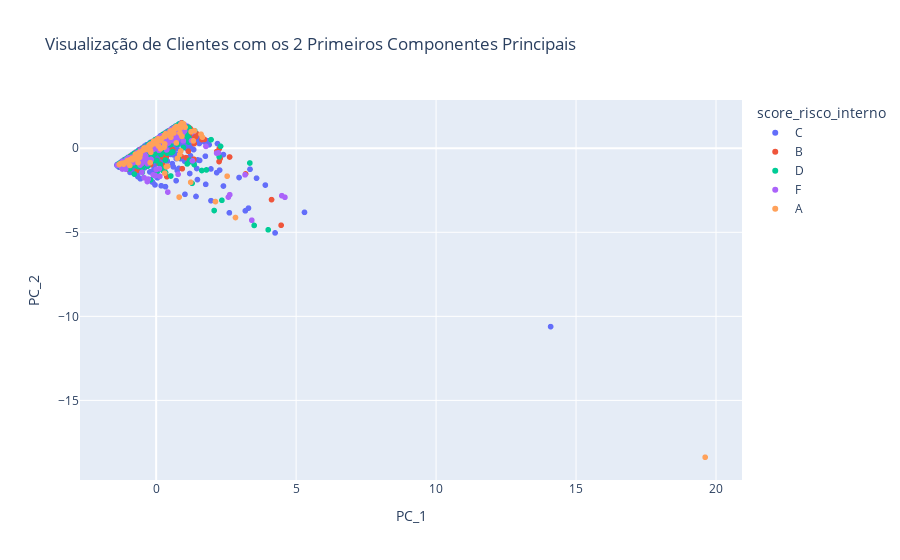

Write notebook code for a chart like this one.
### Code cell
import pandas as pd
import numpy as np
from sklearn.preprocessing import StandardScaler
from sklearn.decomposition import PCA
import plotly.express as px

# --- 1. SIMULAR UMA BASE DE DADOS COMO A SUA ---
# (Esta parte apenas cria um DataFrame para o exemplo)
# num_amostras = 1000
# dados = {
#     'id_cliente': range(1, num_amostras + 1),
#     'valor_divida_mil': np.random.lognormal(mean=3.5, sigma=1.5, size=num_amostras).round(2),
#     'tempo_inadimplencia_dias': np.random.randint(30, 1800, size=num_amostras),
#     'porte_cliente': np.random.choice(['Pequeno', 'Médio', 'Grande'], size=num_amostras, p=[0.5, 0.4, 0.1]),
#     'ramo_atuacao_cliente': np.random.choice(['Produtor', 'Cooperativa', 'Distribuidor', 'Indústria'], size=num_amostras),
#     'score_risco_interno': np.random.choice(['A', 'B', 'C', 'D', 'F'], size=num_amostras),
#     'regiao': np.random.choice(['Sul', 'Sudeste', 'Centro-Oeste', 'Nordeste', 'Norte'], size=num_amostras)
# }
# df = pd.DataFrame(dados)

df = pd.read_csv("prospects_para_avaliar.csv")


# --- 2. PRÉ-PROCESSAMENTO ---

# Separar colunas numéricas e categóricas
df_features = df.drop('id_cliente', axis=1)
colunas_numericas = ['valor_divida_mil', 'tempo_inadimplencia_dias']
colunas_categoricas = ['porte_cliente', 'ramo_atuacao_cliente', 'score_risco_interno', 'regiao']

# One-Hot Encoding para as colunas categóricas
df_categoricas_encoded = pd.get_dummies(df_features[colunas_categoricas])

# Escalonamento (Standardization) para as colunas numéricas
scaler = StandardScaler()
df_numericas_scaled = pd.DataFrame(scaler.fit_transform(df_features[colunas_numericas]), columns=colunas_numericas)

# Juntar as features processadas em um único DataFrame
df_processado = pd.concat([df_numericas_scaled, df_categoricas_encoded], axis=1)

print("Formato dos dados após pré-processamento:", df_processado.shape)
print("Amostra dos dados prontos para o PCA:")
print(df_processado.head())


# --- 3. APLICANDO O PCA ---

# Instanciar o PCA. n_components define quantos componentes queremos.
# Se deixarmos em branco, ele calcula todos os possíveis.
pca = PCA()

# Aplicar o PCA aos dados processados
componentes_principais = pca.fit_transform(df_processado)

# Criar um DataFrame com os componentes principais
df_pca = pd.DataFrame(data = componentes_principais, columns = [f'PC_{i+1}' for i in range(df_processado.shape[1])])

print("\n--- Resultado do PCA ---")
print(df_pca.head())


# --- 4. ANALISANDO O RESULTADO ---

# O atributo 'explained_variance_ratio_' nos diz quanto da variância
# total dos dados cada componente principal consegue explicar.
variancia_explicada = pca.explained_variance_ratio_
variancia_acumulada = np.cumsum(variancia_explicada)

print(f"\nVariância explicada por cada componente: {np.round(variancia_explicada, 3)}")
print(f"Variância acumulada: {np.round(variancia_acumulada, 3)}")

# Geralmente, escolhemos o número de componentes que explica 95% da variância.
n_componentes_95 = np.where(variancia_acumulada >= 0.95)[0][0] + 1
print(f"\nNúmero de componentes para explicar 95% da variância: {n_componentes_95}")


# --- 5. VISUALIZAÇÃO COM OS DOIS PRIMEIROS COMPONENTES ---

# Adicionar os dois primeiros componentes ao DataFrame original para colorir o gráfico
df['PC_1'] = df_pca['PC_1']
df['PC_2'] = df_pca['PC_2']

# Criar um gráfico de dispersão interativo
fig = px.scatter(
    df,
    x='PC_1',
    y='PC_2',
    color='score_risco_interno', # Colorir os pontos pelo score de risco
    hover_data=['id_cliente', 'valor_divida_mil'],
    title='Visualização de Clientes com os 2 Primeiros Componentes Principais'
)
fig.show()

### Figure 1 — Plotly figure (JSON) as saved in the notebook; plotly's stock layout.template omitted (floating-point values rounded to 4 significant figures; data arrays with more than 128 entries replaced by an {"elided": "..."} marker saying what was removed)
{"data": [{"customdata": {"elided": "1036x2 float values"}, "hovertemplate": "score_risco_interno=C<br>PC_1=%{x}<br>PC_2=%{y}<br>id_cliente=%{customdata[0]}<br>valor_divida_mil=%{customdata[1]}<extra></extra>", "legendgroup": "C", "marker": {"color": "#636efa", "symbol": "circle"}, "mode": "markers", "name": "C", "showlegend": true, "type": "scattergl", "x": {"elided": "1036 float values"}, "xaxis": "x", "y": {"elided": "1036 float values"}, "yaxis": "y"}, {"customdata": {"elided": "277x2 float values"}, "hovertemplate": "score_risco_interno=B<br>PC_1=%{x}<br>PC_2=%{y}<br>id_cliente=%{customdata[0]}<br>valor_divida_mil=%{customdata[1]}<extra></extra>", "legendgroup": "B", "marker": {"color": "#EF553B", "symbol": "circle"}, "mode": "markers", "name": "B", "showlegend": true, "type": "scattergl", "x": {"elided": "277 float values"}, "xaxis": "x", "y": {"elided": "277 float values"}, "yaxis": "y"}, {"customdata": {"elided": "391x2 float values"}, "hovertemplate": "score_risco_interno=D<br>PC_1=%{x}<br>PC_2=%{y}<br>id_cliente=%{customdata[0]}<br>valor_divida_mil=%{customdata[1]}<extra></extra>", "legendgroup": "D", "marker": {"color": "#00cc96", "symbol": "circle"}, "mode": "markers", "name": "D", "showlegend": true, "type": "scattergl", "x": {"elided": "391 float values"}, "xaxis": "x", "y": {"elided": "391 float values"}, "yaxis": "y"}, {"customdata": {"elided": "201x2 float values"}, "hovertemplate": "score_risco_interno=F<br>PC_1=%{x}<br>PC_2=%{y}<br>id_cliente=%{customdata[0]}<br>valor_divida_mil=%{customdata[1]}<extra></extra>", "legendgroup": "F", "marker": {"color": "#ab63fa", "symbol": "circle"}, "mode": "markers", "name": "F", "showlegend": true, "type": "scattergl", "x": {"elided": "201 float values"}, "xaxis": "x", "y": {"elided": "201 float values"}, "yaxis": "y"}, {"customdata": {"elided": "95x2 float values"}, "hovertemplate": "score_risco_interno=A<br>PC_1=%{x}<br>PC_2=%{y}<br>id_cliente=%{customdata[0]}<br>valor_divida_mil=%{customdata[1]}<extra></extra>", "legendgroup": "A", "marker": {"color": "#FFA15A", "symbol": "circle"}, "mode": "markers", "name": "A", "showlegend": true, "type": "scattergl", "x": [-0.01529, 0.5402, 0.2844, 0.5028, -0.193, 0.3631, 19.61, 0.339, -0.9385, -1.026, 0.5269, -0.3787, -0.8594, 1.602, -0.5651, 0.1572, 0.3182, -0.2088, -1.211, 2.118, -0.06634, -0.6487, -0.03295, 0.7231, -0.5898, 1.233, -0.5919, 0.6857, 0.6299, 0.9199, 0.7572, -1.32, 0.5844, 0.08834, 0.3044, 0.8713, 0.3173, -0.8465, -1.123, -0.2145, 0.01878, 0.3202, -0.08928, 0.8196, -1.161, 0.959, -0.4779, 0.5346, 0.2026, 2.535, 0.9635, 0.8207, 0.671, 0.8703, -0.2242, -0.7846, 0.7647, 0.2988, 1.247, 0.07086, 0.04378, 0.5028, 0.721, 0.9737, -0.2562, 2.833, 0.9182, 0.4055, -0.4339, -0.7447, 1.366, -0.2422, 0.05104, -0.2108, 0.7872, -1.281, 0.6354, -0.6455, 0.842, -1.144, 0.533, 0.8802, -0.9404, 0.8494, 0.9258, 1.651, 0.1661, 0.3057, 0.6043, -0.336, 1.033, -0.1711, 1.328, -0.7059, 0.01079], "xaxis": "x", "y": [0.3379, 0.8312, 0.06602, 0.8236, -0.241, -1.106, -18.38, 0.857, -0.6859, -0.7298, 0.6565, 0.01329, -0.5942, 0.8336, -0.3517, -0.02982, 0.7286, -0.1205, -0.8949, -3.172, 0.3411, -0.311, 0.282, 1.293, -0.2285, -2.024, -0.5411, 1.176, 1.11, 0.7099, -0.6065, -0.966, 0.9326, 0.125, 0.2574, 1.21, 0.8123, -0.6911, -0.867, -0.8542, 0.5021, 0.7104, 0.4234, 1.296, -0.9409, 1.359, -0.1308, 0.9674, 0.5864, -1.661, 1.387, -2.904, 1.209, 1.387, 0.1152, -0.6258, 1.209, 0.771, 0.9871, 0.5634, 0.4991, 1.013, 0.3188, 1.457, 0.1708, -4.121, 1.475, -1.068, 0.01225, -0.3587, 1.039, 0.1481, 0.4685, 0.2341, 1.237, -0.9159, 0.9103, -0.8511, -0.3689, -0.9255, 1.032, -0.1614, -1.022, 0.9047, 1.369, 0.6608, 0.4593, -1.484, 0.9322, -0.07137, 1.252, 0.1894, 0.4405, -0.5699, 0.2842], "yaxis": "y"}], "layout": {"legend": {"title": {"text": "score_risco_interno"}, "tracegroupgap": 0}, "title": {"text": "Visualização de Clientes com os 2 Primeiros Componentes Principais"}, "xaxis": {"anchor": "y", "domain": [0, 1], "title": {"text": "PC_1"}}, "yaxis": {"anchor": "x", "domain": [0, 1], "title": {"text": "PC_2"}}}}
